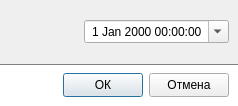
<?xml version="1.0" encoding="UTF-8"?>
<ui version="4.0">
 <class>MDateDialog</class>
 <widget class="QDialog" name="MDateDialog">
  <property name="geometry">
   <rect>
    <x>0</x>
    <y>0</y>
    <width>227</width>
    <height>106</height>
   </rect>
  </property>
  <property name="minimumSize">
   <size>
    <width>0</width>
    <height>106</height>
   </size>
  </property>
  <property name="maximumSize">
   <size>
    <width>16777215</width>
    <height>106</height>
   </size>
  </property>
  <property name="windowTitle">
   <string>Dialog</string>
  </property>
  <property name="modal">
   <bool>true</bool>
  </property>
  <layout class="QVBoxLayout" name="verticalLayout">
   <property name="spacing">
    <number>0</number>
   </property>
   <property name="leftMargin">
    <number>0</number>
   </property>
   <property name="topMargin">
    <number>0</number>
   </property>
   <property name="rightMargin">
    <number>0</number>
   </property>
   <property name="bottomMargin">
    <number>0</number>
   </property>
   <item>
    <widget class="QWidget" name="widget_2" native="true">
     <layout class="QHBoxLayout" name="horizontalLayout_2">
      <item>
       <widget class="QLabel" name="label">
        <property name="minimumSize">
         <size>
          <width>46</width>
          <height>46</height>
         </size>
        </property>
        <property name="maximumSize">
         <size>
          <width>46</width>
          <height>46</height>
         </size>
        </property>
        <property name="text">
         <string/>
        </property>
        <property name="pixmap">
         <pixmap resource="MDateDialog_Icons.qrc">:/MDateDialog_Icons/date_time.png</pixmap>
        </property>
        <property name="scaledContents">
         <bool>true</bool>
        </property>
       </widget>
      </item>
      <item>
       <spacer name="horizontalSpacer_2">
        <property name="orientation">
         <enum>Qt::Horizontal</enum>
        </property>
        <property name="sizeType">
         <enum>QSizePolicy::Fixed</enum>
        </property>
        <property name="sizeHint" stdset="0">
         <size>
          <width>10</width>
          <height>20</height>
         </size>
        </property>
       </spacer>
      </item>
      <item>
       <widget class="QWidget" name="widget_3" native="true">
        <layout class="QHBoxLayout" name="horizontalLayout_4">
         <property name="spacing">
          <number>0</number>
         </property>
         <property name="leftMargin">
          <number>0</number>
         </property>
         <property name="topMargin">
          <number>0</number>
         </property>
         <property name="rightMargin">
          <number>0</number>
         </property>
         <property name="bottomMargin">
          <number>0</number>
         </property>
         <item>
          <widget class="QWidget" name="widget" native="true">
           <property name="sizePolicy">
            <sizepolicy hsizetype="Fixed" vsizetype="Preferred">
             <horstretch>0</horstretch>
             <verstretch>0</verstretch>
            </sizepolicy>
           </property>
           <layout class="QHBoxLayout" name="horizontalLayout_3">
            <property name="leftMargin">
             <number>0</number>
            </property>
            <property name="topMargin">
             <number>0</number>
            </property>
            <property name="rightMargin">
             <number>0</number>
            </property>
            <property name="bottomMargin">
             <number>0</number>
            </property>
            <item>
             <widget class="QLabel" name="label_2">
              <property name="sizePolicy">
               <sizepolicy hsizetype="Expanding" vsizetype="Preferred">
                <horstretch>0</horstretch>
                <verstretch>0</verstretch>
               </sizepolicy>
              </property>
              <property name="text">
               <string/>
              </property>
              <property name="alignment">
               <set>Qt::AlignRight|Qt::AlignTrailing|Qt::AlignVCenter</set>
              </property>
             </widget>
            </item>
            <item>
             <widget class="QDateTimeEdit" name="dateTimeEdit">
              <property name="alignment">
               <set>Qt::AlignCenter</set>
              </property>
              <property name="calendarPopup">
               <bool>true</bool>
              </property>
             </widget>
            </item>
           </layout>
          </widget>
         </item>
        </layout>
       </widget>
      </item>
     </layout>
    </widget>
   </item>
   <item>
    <widget class="QWidget" name="wgt_Buttons" native="true">
     <property name="sizePolicy">
      <sizepolicy hsizetype="Preferred" vsizetype="Fixed">
       <horstretch>0</horstretch>
       <verstretch>0</verstretch>
      </sizepolicy>
     </property>
     <property name="styleSheet">
      <string notr="true">#wgt_Buttons
{
	background: white;
	border-top: 1px solid gray;
}</string>
     </property>
     <layout class="QHBoxLayout" name="horizontalLayout">
      <item>
       <spacer name="horizontalSpacer">
        <property name="orientation">
         <enum>Qt::Horizontal</enum>
        </property>
        <property name="sizeHint" stdset="0">
         <size>
          <width>29</width>
          <height>20</height>
         </size>
        </property>
       </spacer>
      </item>
      <item>
       <widget class="QPushButton" name="tBt_Ok">
        <property name="minimumSize">
         <size>
          <width>80</width>
          <height>24</height>
         </size>
        </property>
        <property name="text">
         <string>ОК</string>
        </property>
        <property name="default">
         <bool>true</bool>
        </property>
       </widget>
      </item>
      <item>
       <widget class="QToolButton" name="tBt_Cancel">
        <property name="minimumSize">
         <size>
          <width>80</width>
          <height>24</height>
         </size>
        </property>
        <property name="text">
         <string>Отмена</string>
        </property>
       </widget>
      </item>
     </layout>
    </widget>
   </item>
  </layout>
 </widget>
 <resources>
  <include location="MDateDialog_Icons.qrc"/>
 </resources>
 <connections>
  <connection>
   <sender>tBt_Cancel</sender>
   <signal>clicked()</signal>
   <receiver>MDateDialog</receiver>
   <slot>reject()</slot>
   <hints>
    <hint type="sourcelabel">
     <x>172</x>
     <y>84</y>
    </hint>
    <hint type="destinationlabel">
     <x>110</x>
     <y>52</y>
    </hint>
   </hints>
  </connection>
  <connection>
   <sender>tBt_Ok</sender>
   <signal>clicked()</signal>
   <receiver>MDateDialog</receiver>
   <slot>accept()</slot>
   <hints>
    <hint type="sourcelabel">
     <x>91</x>
     <y>84</y>
    </hint>
    <hint type="destinationlabel">
     <x>113</x>
     <y>52</y>
    </hint>
   </hints>
  </connection>
 </connections>
</ui>
